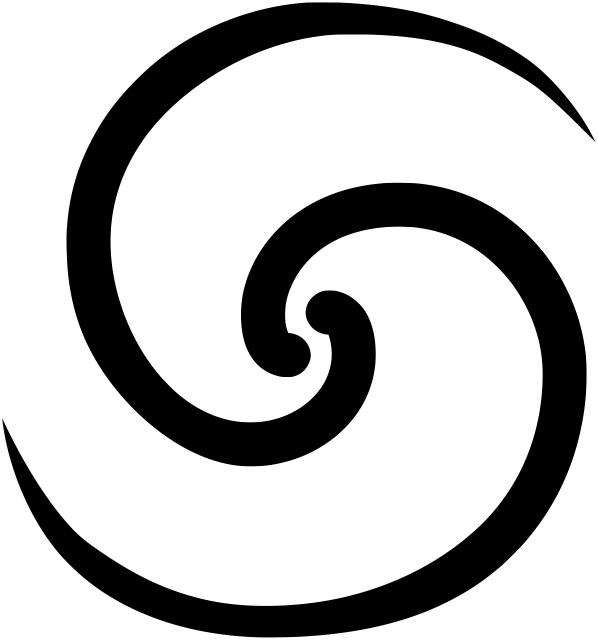
#> input picture double-spiral.png, 1196 x 1280 px (shown at 1/2 size)
$ python manual_input.py
#> lines starting #> are read from the running program, lines starting #| are printed output that depends on the picture
import numpy as np
import matplotlib as mpl
import matplotlib.pyplot as plt
import matplotlib.animation as animation
import matplotlib.patches as patches
import scienceplots
import scipy.integrate as sci
import time

plt.style.use(['science', 'grid', 'notebook'])
plt.rcParams['animation.html'] = 'html5'
start_time = time.time()

# ----------------------------------------------------------------------------------------------------------

g = 9.81                                         # m/s^2
mukin  = 0.2                                     # dimensionless; coefficient of kinetic friction
mustat = 0.5                                      # dimensionless; coefficient of static friction
xlim, ylim = 100, 100                            # m, siulation box size
r_particle = 2                                   # m, particle radius
icoef = 2/5                                      # coefficient before mr^2 in moment of inertia

# ----------------------------------------------------------------------------------------------------------

'''adjust xlim if func is a circle'''
# [6 lines of commented-out code are left out]
func = lambda x: 0.025*(x-50)**2+5                        # parabola
# [8 lines of commented-out code are left out]


def get_surface(func):
    global xlim                                  # use constants defined at the top

    Npts = 1001                                   # number of points
    x = np.linspace(0.0, xlim, Npts)
    y = func(x)
    dydx = np.gradient(y, x)
    d2ydx2 = np.gradient(dydx, x)
    angle = np.arctan(dydx)                      # in radians; positive if increasing
    for d in d2ydx2:
        if d == 0:
            radius = np.inf
        else:
            radius = (1+dydx**2)**1.5 / (d2ydx2)

    surface = np.ones((Npts,6))                 # x, y, dydx, d2ydx2, angle, radius
    surface[:,0] = x
    surface[:,1] = y
    surface[:,2] = dydx
    surface[:,3] = d2ydx2
    surface[:,4] = angle
    surface[:,5] = radius

    '''trajectory is always at a distance r_particle from the surface (along normal)
    if the surface has non-zero curvature,
    the trajectory will be inside and hence have a smaller radius of curvature at every point,
    the slope angles are also slightly different'''
    # for the trajectory:
    x = x - r_particle * np.sin(angle)
    y = y + r_particle * np.cos(angle)


    dydx = np.gradient(y, x)
    d2ydx2 = np.gradient(dydx, x)
    angle = np.arctan(dydx)
    for d in d2ydx2:
        if d == 0:
            radius = np.inf
        else:
            radius = (1+dydx**2)**1.5 / (d2ydx2)

    trajectory = np.ones((Npts, 6))
    trajectory[:,0] = x
    trajectory[:,1] = y
    trajectory[:,2] = dydx
    trajectory[:,3] = d2ydx2
    trajectory[:,4] = angle
    trajectory[:,5] = radius

    return surface, trajectory


def get_stateinitial(i_init=0):                                     # i=0 for left corner, i=-1 for right corner
    global traj
    x_init = traj[i_init,0]
    y_init = traj[i_init,1]
    angle_init = traj[i_init, 4]
    v_init = 0.
    stateinitial = np.asarray([x_init, y_init, v_init*np.cos(angle_init), v_init*np.sin(angle_init), 0.0, 0.0, 0.0])
    return stateinitial


def normal(angle, cpetal):                                  # normal reaction force
    global g
    normal_mod = g * np.cos(angle) + cpetal      # centripetala contains a sign (from the radius sign)
    return normal_mod


def sigmoid_friction(vslip, vnorm, vtol, angle, normal_mod):
    global g, mukin, mustat
    fkin = mukin * normal_mod
    # print(fkin)
    fstatmax = mustat * normal_mod
    fstat = np.abs(2/7 * (g) * np.sin(angle))
    if fstat > fstatmax:
        fstat = fstatmax
    f = -2*(fstat - fkin) / (1 + np.exp(-vslip/vnorm)) + 2*fstat - fkin
    if np.abs(vslip) < vtol:
        f = fstat
    return f


def Derivatives(t, state):
    global g, r_particle

    x  = state[0]
    y  = state[1]
    vx = state[2]
    vy = state[3]
    v  = np.linalg.norm([vx, vy])
    phi = state[4]                                             # rotational angle
    phidot = state[5]                                          # rotational velocity
    workdot = state[6]                                         # work done by friction if slipping, per unit mass

    index = np.argmin(np.abs(traj[:,0]-x))                     # index of x trajectory array which is closest to x of cm
    angle  = traj[index, 4]                                    # slope at this x
    radius = traj[index, 5]


    if radius == np.inf:
        centripetala = 0.0                                     # if curvature radius in infinite, surface is flat
    else:
        centripetala = v**2 / radius                           # radius is positive if concave up (function min)


    vtan = vx * np.cos(angle) + vy * np.sin(angle)             # mag same as v, but has sign along the slope
    vslip = vtan + (phidot*r_particle)                         # has a sign along the slope
    vslipabs = np.abs(vslip)
    vslipdir = np.sign(vslip)


    '''a sigmoid function to avoid uncontinuous derivative change in the friction force (integrators don't like it)
    pnorm meaning: fstat-f(vtol) = pnorm*(fstat-fkin); mathematically 0 < pnorm < 1, physically pnorm ~= 0.95
    effectively vtol (a small number) is where the transition from fkin to fstat starts
    vnorm is a normalizatiion parameters that controls the width of sigmoid
    the choice of vtol and pnorm is quite random
    the function is still manually grounded to fstat in def friction, but works better with the sigmoid'''
    vswitch = 1e-1
    pnorm = 0.95                                             # fraction of fstat-fkin
    vnorm = vswitch / np.log((1+pnorm)/(1-pnorm))            # np.log() is ln
    vtol = 1e-2                                              # below this vslip is considered 0 (in def friction)


    gravitya = np.asarray([0.0, -g])                        # a = acceleration

    normal_mod = normal(angle=angle, cpetal=centripetala)
    normala = np.asarray([-normal_mod * np.sin(angle), normal_mod * np.cos(angle)])

    friction_mod = sigmoid_friction(vslip=vslipabs, vnorm=vnorm, vtol=vtol, angle=angle, normal_mod=normal_mod)
    friction_signed = friction_mod * -vslipdir
    frictiona = np.asarray([friction_signed * np.cos(angle), friction_signed * np.sin(angle)])


    accel = gravitya + normala + frictiona


    phiddot = (friction_signed) / (icoef*r_particle)                # positive counterclockwise

    workdot = -friction_signed * vslip                              # stored positive

    statedot = np.asarray([vx, vy, accel[0], accel[1], phidot, phiddot, workdot])
    return statedot


# ----------------------------------------------------------------------------------------------------------


surface, traj = get_surface(func)

fps = 20                                                                           # frames per second
tmax = 40                                                                          # seconds
ntimes = int(tmax * fps-1)                                                         # amount of time points
tout = np.linspace(0, tmax, ntimes)
dt = tout[1]-tout[0]

stateinitial = get_stateinitial(i_init=0)
method='RK23'                                                                      # RK45, RK23, DOP853, BDF, Radau (fails), LSODA
stateout = sci.solve_ivp(Derivatives, y0=stateinitial, t_span=(0.0, tmax), t_eval=tout, method=method, max_step=dt)
y = stateout.y[1]
phidot = stateout.y[5]
v = np.asarray([np.linalg.norm([stateout.y[2,i], stateout.y[3,i]]) for i in range(len(stateout.t))])
energy = g*y + v**2/2 + icoef*r_particle**2*phidot**2/2

print(stateout.message)
print(ntimes, np.shape(stateout.y))


# ----------------------------------------------------------------------------------------------------------


def animate(i):
    global xlim, ylim

    cx, cy = (stateout.y[0,i],stateout.y[1,i])
    circ.set_center((cx, cy))
    extent = [cx - r_particle, cx + r_particle, cy - r_particle, cy + r_particle]
    transform = mpl.transforms.Affine2D().rotate_around(cx, cy, stateout.y[4,i]) + ax.transData
    im.set_extent(extent)
    im.set_transform(transform)
    im.set_clip_path(circ)

    line.set_data(stateout.y[0,:i], stateout.y[1,:i])

    time_text.set_text(time_template % (tout[i]))
    vel_text.set_text(vel_template % (np.sqrt(stateout.y[2,i]**2 + stateout.y[3,i]**2)*np.sign(stateout.y[2,i])))
    angvel_text.set_text(angvel_template % (-stateout.y[5,i]*r_particle))
    disp_text.set_text(disp_template % np.sqrt((stateout.y[0,i]-stateout.y[0,0])**2 + (stateout.y[1,i]-stateout.y[1,0])**2))
    energy_text.set_text(energy_template % ((energy[i]+stateout.y[6,i]-energy[0])/energy[0]*100))

    return (circ)


fig = plt.figure(figsize=(7,7))
ax = fig.add_axes([0, 0, 1, 1])                                                     # fill the whole figure with ax
ax.set_axis_off()
fig.set_facecolor('black')                                                          # facecolor = background color
ax.set_facecolor('black')

ax.set_xlim([0,xlim])
ax.set_ylim([0,ylim])
ax.set_aspect('equal')
poly = patches.Polygon(((0,0), *zip(surface[:,0], surface[:,1]), (xlim, 0)),
                    facecolor='#d3d3d3', edgecolor='none')                        # a polygon for surface
ax.add_patch(poly)
ax.plot(traj[:,0], traj[:,1], lw=1, ls='--', c='coral')                             # trajectory along the surface
line, = ax.plot([], [], 'o-', lw=1, c='crimson', ms=4, alpha=0.8)                   # actual path

time_template      = 't   = %.1f s'
vel_template       = 'vT = %.1f m/s'
angvel_template    = 'vR = %.1f m/s'
disp_template      = 'd   = %.1f m'
energy_template    = 'ΔE = %.2f%%'
time_text      = ax.text(0.03, 0.25, '', transform=ax.transAxes, fontdict={'fontsize': 14})
vel_text       = ax.text(0.03, 0.20, '', transform=ax.transAxes, fontdict={'fontsize': 14})
angvel_text    = ax.text(0.03, 0.15, '', transform=ax.transAxes, fontdict={'fontsize': 14})
disp_text      = ax.text(0.03, 0.10, '', transform=ax.transAxes, fontdict={'fontsize': 14})
energy_text    = ax.text(0.03, 0.05, '', transform=ax.transAxes, fontdict={'fontsize': 14})

cx, cy = stateinitial[0], stateinitial[1]
extent = [cx - r_particle, cx + r_particle, cy - r_particle, cy + r_particle]
circ = patches.Circle((cx, cy), radius=r_particle, facecolor='crimson', edgecolor='none', zorder=2)
ax.add_patch(circ)
image = plt.imread('double-spiral.png')
#> image is the input picture: shape (1280, 1196, 4) float32; mean R, G, B, A 0.21, 0.327, 0.225, 0.245
im = ax.imshow(image, extent=extent, origin='lower', zorder=2)
im.set_clip_path(circ)


ani = animation.FuncAnimation(fig, animate, repeat=True, frames=ntimes)
writer = animation.PillowWriter(fps=fps,                                           # 1s of gif = 1s of model
                                metadata=dict(artist='Me'),
                                bitrate=1800)
ani.save('animation.gif', writer=writer)
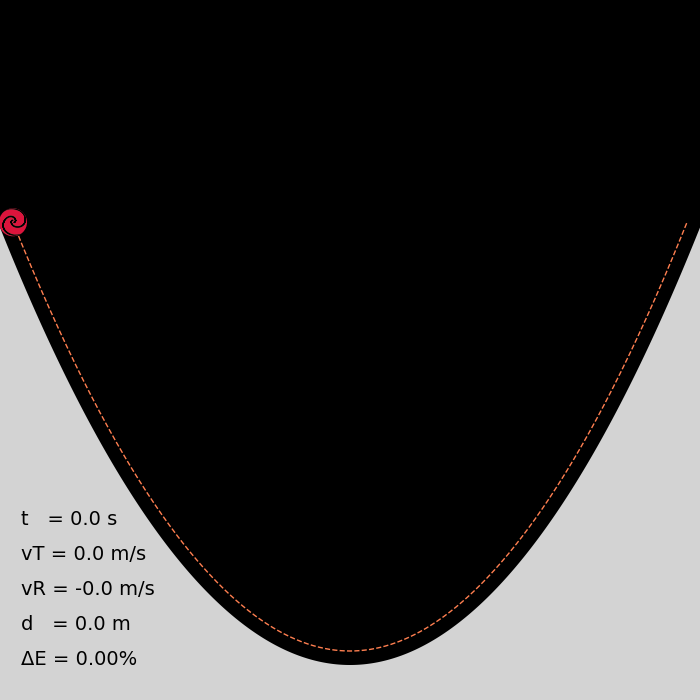
#> figure drawn by matplotlib, 1 panel
#> (the run stopped early here; a loop or call above may not have finished)
